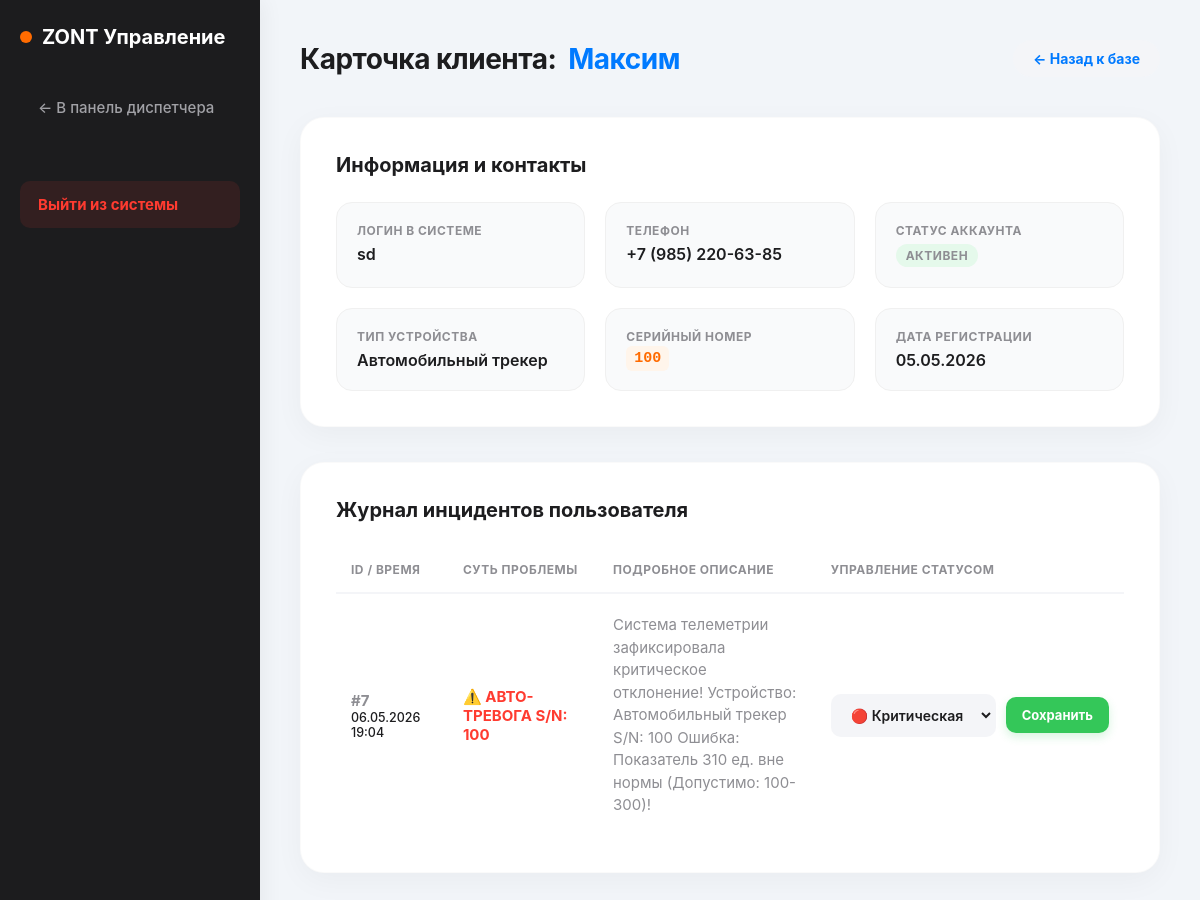
Page /management/user/9/ (signed in) on the committed database.
### monitoring/models.py (models this page shows, shortened)
class Profile(models.Model):
    user = models.OneToOneField(User, on_delete=models.CASCADE)
    fio = models.CharField(max_length=255, verbose_name="ФИО")
    phone = models.CharField(max_length=20, verbose_name="Телефон")
    DEVICE_TYPES = [
        ('thermostat', 'GSM-термостат'),
        ('controller', 'Контроллер отопления'),
        ('tracker', 'Автомобильный трекер'),
        ('security', 'Охранная система'),
    ]
    device_type = models.CharField(max_length=50, choices=DEVICE_TYPES, verbose_name="Тип оборудования")
    serial_number = models.CharField(max_length=100, verbose_name="Серийный номер")
    is_approved = models.BooleanField(default=False, verbose_name="Аккаунт подтвержден")
    last_metric = models.FloatField(null=True, blank=True, verbose_name="Последняя метрика")
    last_metric_time = models.DateTimeField(auto_now=True, null=True)

class SupportTicket(models.Model):
    STATUS_CHOICES = [
        ('new', 'Новая (Ожидает)'),
        ('in_progress', 'В работе у инженера'),
        ('resolved', 'Решено'),
    ]
    user = models.ForeignKey(User, on_delete=models.CASCADE, verbose_name="Пользователь")
    title = models.CharField(max_length=200, verbose_name="Краткая суть проблемы")
    description = models.TextField(verbose_name="Подробное описание")
    status = models.CharField(max_length=20, choices=STATUS_CHOICES, default='new', verbose_name="Статус")
    created_at = models.DateTimeField(auto_now_add=True, verbose_name="Дата создания")

### monitoring/views.py (the view, shortened to what this page needs)
# urls.py: path('management/user/<int:user_id>/', views.user_history_view, name='user_history'),
@login_required
@user_passes_test(is_admin, login_url='/')
def user_history_view(request, user_id):
    client_user = get_object_or_404(User, id=user_id)
    client_profile = get_object_or_404(Profile, user=client_user)
    client_tickets = SupportTicket.objects.filter(user=client_user).order_by('-created_at')
    return render(request, 'user_history.html', {'client': client_profile, 'tickets': client_tickets})

### monitoring/views.py (called while the page is built)
def is_admin(user):
    return user.is_superuser

### templates/user_history.html (shortened to what this page needs)
﻿<!DOCTYPE html>
<html lang="ru">
<head>
</head>
<body>
    <div class="sidebar">
        <h2>ZONT Управление</h2>
        <nav>
            <a href="{% url 'admin_dashboard' %}">← В панель диспетчера</a>
            <a href="{% url 'logout' %}" style="margin-top: 50px; color: #ff3b30; font-weight: bold; background: rgba(255,59,48,0.1);">Выйти из системы</a>
        </nav>
    </div>
    <div class="main-content">
        <div class="header">
            <h1>Карточка клиента: <span style="color: var(--accent-blue);">{{ client.fio }}</span></h1>
            <a href="{% url 'admin_dashboard' %}" class="btn-back">← Назад к базе</a>
        </div>
        <div class="card">
            <h2>Информация и контакты</h2>
            <div class="client-info">
                <div class="info-block">
                    <span>Логин в системе</span>
                    <div class="value">{{ client.user.username }}</div>
                </div>
                <div class="info-block">
                    <span>Телефон</span>
                    <div class="value">{{ client.phone }}</div>
                </div>
                <div class="info-block">
                    <span>Статус аккаунта</span>
                    <div class="value">
                        {% if client.is_approved %}
                            <span class="status-badge status-active">Активен</span>
                        {% else %}
                            <span class="status-badge status-blocked">Заблокирован</span>
                        {% endif %}
                    </div>
                </div>
                <div class="info-block">
                    <span>Тип устройства</span>
                    <div class="value">{{ client.get_device_type_display }}</div>
                </div>
                <div class="info-block">
                    <span>Серийный номер </span>
                    <div class="value"><code class="sn-code">{{ client.serial_number }}</code></div>
                </div>
                <div class="info-block">
                    <span>Дата регистрации</span>
                    <div class="value">{{ client.user.date_joined|date:"d.m.Y" }}</div>
                </div>
            </div>
        </div>
        <div class="card">
            <h2>Журнал инцидентов пользователя</h2>
            {% if tickets %}
            <table>
                <thead>
                    <tr>
                        <th>ID / Время</th>
                        <th>Суть проблемы</th>
                        <th>Подробное описание</th>
                        <th>Управление статусом</th>
                    </tr>
                </thead>
                <tbody>
                    {% for ticket in tickets %}
                    <tr>
                        <td>
                            <strong style="color: var(--text-muted);">#{{ ticket.id }}</strong><br>
                            <small style="font-weight: 500; color: var(--text-main);">{{ ticket.created_at|date:"d.m.Y H:i" }}</small>
                        </td>
                        <td><strong style="color: var(--danger-red); font-size: 15px;">{{ ticket.title }}</strong></td>
                        <td style="max-width: 350px; line-height: 1.5; color: var(--text-muted);">{{ ticket.description }}</td>
                        <td>
                            <form method="POST" class="status-form">
                                <select name="new_status">
                                    <option value="new" {% if ticket.status == 'new' %}selected{% endif %}>🔴 Критическая</option>
                                </select>
                                <button type="submit" class="btn-save">Сохранить</button>
                            </form>
                        </td>
                    </tr>
                    {% endfor %}
                </tbody>
            </table>
            {% else %}
            <div style="background: #f4f5f8; padding: 30px; border-radius: var(--radius-md); text-align: center; margin-top: 10px;">
                <p style="color: var(--text-muted); font-size: 15px; font-weight: 500;">У этого клиента еще не было зафиксировано поломок или инцидентов.</p>
            </div>
            {% endif %}
        </div>
    </div>
</body>
</html>

### templates/user_history.html (style rules this page uses)
:root { --bg-main: #f2f5f9; --bg-card: #ffffff; --sidebar-bg: #1c1c1e; --sidebar-hover: #2c2c2e; --text-main: #1d1d1f; --text-muted: #8e8e93; --accent-blue: #007aff; --accent-orange: #ff6b00; --danger-red: #ff3b30; --success-green: #34c759; --radius-lg: 24px; --radius-md: 16px; --radius-sm: 10px; --shadow-card: 0 8px 30px rgba(0,0,0,0.04); }
* { box-sizing: border-box; margin: 0; padding: 0; font-family: -apple-system, BlinkMacSystemFont, 'Segoe UI', Roboto, Helvetica, Arial, sans-serif; }
body { background: var(--bg-main); color: var(--text-main); display: flex; min-height: 100vh; -webkit-font-smoothing: antialiased; }
.sidebar { width: 260px; background: var(--sidebar-bg); color: white; padding: 25px 20px; box-shadow: 4px 0 20px rgba(0,0,0,0.05); z-index: 10; }
.sidebar h2 { font-size: 20px; margin-bottom: 35px; color: var(--bg-card); font-weight: 700; display: flex; align-items: center; gap: 10px; }
.sidebar h2::before { content: ''; display: block; width: 12px; height: 12px; background: var(--accent-orange); border-radius: 50%; }
.sidebar nav a { display: block; color: #a1a1a6; text-decoration: none; padding: 14px 18px; margin-bottom: 8px; border-radius: var(--radius-sm); font-size: 15px; font-weight: 500; transition: 0.2s ease; }
.main-content { flex: 1; padding: 40px; overflow-y: auto; }
.header { display: flex; justify-content: space-between; align-items: center; margin-bottom: 40px; }
.header h1 { font-size: 28px; font-weight: 700; letter-spacing: -0.5px; display: flex; align-items: center; gap: 12px; }
.btn-back { background: #f4f5f8; color: var(--accent-blue); padding: 10px 20px; border-radius: 20px; text-decoration: none; font-size: 14px; font-weight: 700; transition: 0.2s; display: inline-flex; align-items: center; gap: 5px; }
.card { background: var(--bg-card); padding: 35px; border-radius: var(--radius-lg); box-shadow: var(--shadow-card); margin-bottom: 35px; border: 1px solid rgba(0,0,0,0.02); }
.card h2 { font-size: 20px; color: var(--text-main); font-weight: 700; margin-bottom: 25px; }
.client-info { display: grid; grid-template-columns: repeat(3, 1fr); gap: 20px; }
.info-block { background: #f9fafb; padding: 20px; border-radius: var(--radius-md); border: 1px solid #f0f0f0; display: flex; flex-direction: column; gap: 6px; }
.info-block span { font-size: 12px; color: var(--text-muted); text-transform: uppercase; font-weight: 700; letter-spacing: 0.5px; }
.info-block .value { font-size: 16px; color: var(--text-main); font-weight: 600; }
.status-badge { display: inline-flex; align-items: center; padding: 4px 10px; border-radius: 20px; font-size: 13px; font-weight: 700; }
.status-active { background: #e5f9eb; color: #1e873d; }
code.sn-code { background: #fff5eb; color: var(--accent-orange); padding: 4px 8px; border-radius: 6px; font-family: monospace; font-size: 15px; }
table { width: 100%; border-collapse: separate; border-spacing: 0; }
th { text-align: left; padding: 15px; color: var(--text-muted); font-size: 12px; font-weight: 700; text-transform: uppercase; letter-spacing: 0.5px; border-bottom: 2px solid #f4f5f8; }
td { padding: 20px 15px; border-bottom: 1px solid #f4f5f8; font-size: 15px; color: var(--text-main); vertical-align: middle; }
tr:last-child td { border-bottom: none; }
.status-form { display: flex; align-items: center; gap: 10px; }
.status-form select { padding: 10px 14px; border: 2px solid transparent; border-radius: var(--radius-sm); font-size: 14px; font-weight: 600; background: #f4f5f8; color: var(--text-main); outline: none; transition: 0.2s; cursor: pointer; }
.btn-save { background: var(--success-green); color: white; border: none; padding: 10px 16px; border-radius: var(--radius-sm); cursor: pointer; font-size: 13px; font-weight: 700; transition: 0.2s; box-shadow: 0 4px 10px rgba(52, 199, 89, 0.2); }

### rows in the picture
Profile: fio "Максим", user.username "sd", phone "+7 (985) 220-63-85", device_type "Автомобильный трекер", serial_number "100", user.date_joined "05.05.2026"
SupportTicket: id "7", created_at "06.05.2026 19:04", title "⚠️ АВТО-ТРЕВОГА S/N: 100", description "Система телеметрии зафиксировала критическое отклонение! Устройство: Автомобильный трекер S/N: 100 Ошибка: Показатель 310 ед. вне нормы (Допустимо: 100-300)!", new_status "🔴 Критическая"
